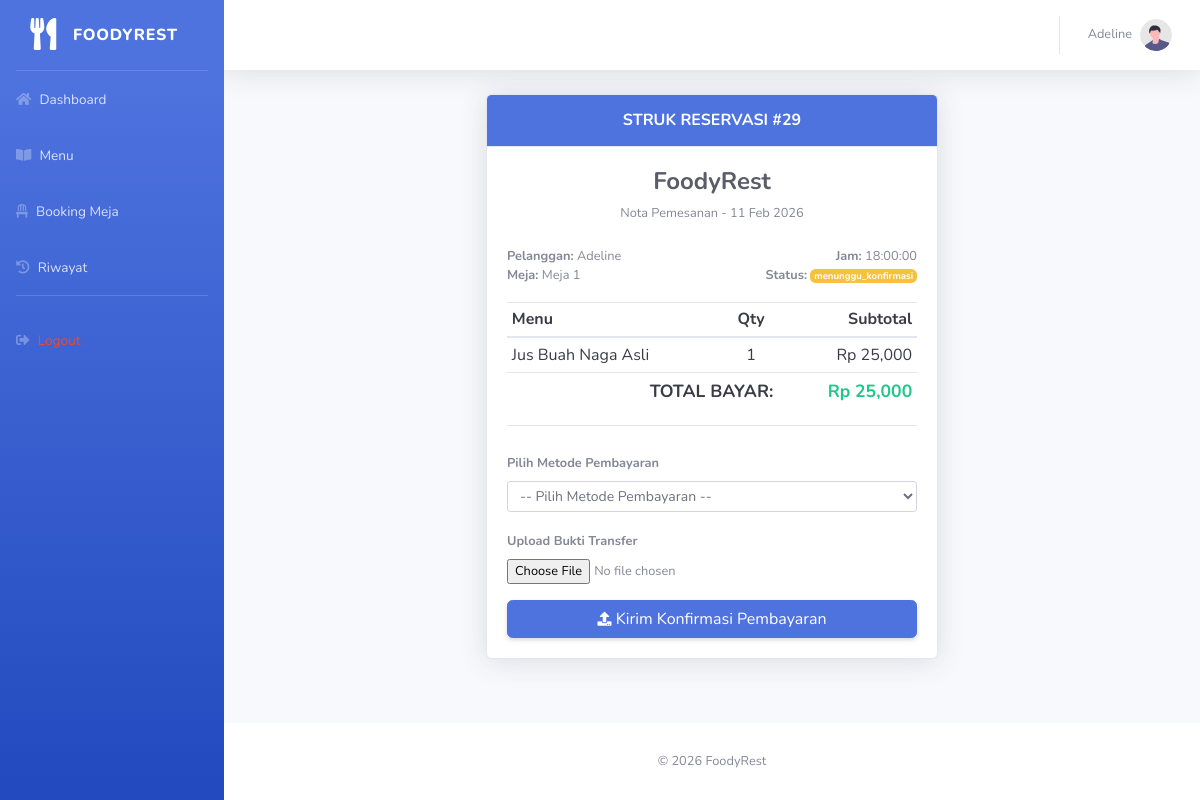
/user/pembayaran.php?id=29 (signed in), run on the app's committed database.
### tables this page shows
CREATE TABLE `transaksi` (
  `id` int NOT NULL,
  `user_id` int DEFAULT NULL,
  `reservasi_id` int DEFAULT NULL,
  `total_harga` decimal(10,2) DEFAULT NULL,
  `status_pembayaran` enum('belum_bayar','menunggu_konfirmasi','lunas') DEFAULT 'belum_bayar',
  `created_at` timestamp NULL DEFAULT CURRENT_TIMESTAMP
);

CREATE TABLE `reservasi` (
  `id` int NOT NULL,
  `user_id` int NOT NULL,
  `meja_id` int DEFAULT NULL,
  `tanggal` date NOT NULL,
  `jam` time NOT NULL,
  `jumlah_orang` int NOT NULL,
  `catatan` text,
  `status` enum('pending','dikonfirmasi','dibatalkan','selesai') DEFAULT 'pending',
  `created_at` timestamp NULL DEFAULT CURRENT_TIMESTAMP
);

CREATE TABLE `users` (
  `id` int NOT NULL,
  `nama` varchar(100) NOT NULL,
  `email` varchar(100) NOT NULL,
  `password` varchar(255) NOT NULL,
  `role` enum('admin','user') DEFAULT 'user',
  `created_at` timestamp NULL DEFAULT CURRENT_TIMESTAMP
);

CREATE TABLE `meja` (
  `id` int NOT NULL,
  `nama_meja` varchar(50) DEFAULT NULL,
  `kapasitas` int DEFAULT NULL,
  `status` enum('aktif','nonaktif') DEFAULT 'aktif'
);

CREATE TABLE `transaksi_detail` (
  `id` int NOT NULL,
  `transaksi_id` int DEFAULT NULL,
  `menu_id` int DEFAULT NULL,
  `qty` int DEFAULT NULL,
  `harga` decimal(10,2) DEFAULT NULL
);

CREATE TABLE `menu` (
  `id` int NOT NULL,
  `nama_menu` varchar(100) NOT NULL,
  `deskripsi` text,
  `harga` int NOT NULL,
  `gambar` varchar(100) DEFAULT NULL,
  `status` enum('tersedia','habis') DEFAULT 'tersedia',
  `created_at` timestamp NULL DEFAULT CURRENT_TIMESTAMP
);

### inc/functions/functions_user.php (called while the page is built, shortened)
<?php
function getTransactionDetail($db, $transaksi_id) {
    $sql = "SELECT t.*, r.tanggal, r.jam, m.nama_meja, u.nama as nama_user
            FROM transaksi t
            JOIN reservasi r ON t.reservasi_id = r.id
            JOIN meja m ON r.meja_id = m.id
            JOIN users u ON t.user_id = u.id
            WHERE t.id = ?";
    $stmt = $db->prepare($sql);
    $stmt->execute([$transaksi_id]);
    $data = $stmt->fetch(PDO::FETCH_ASSOC);
    if($data) {
        $stmtItems = $db->prepare("SELECT td.*, mn.nama_menu FROM transaksi_detail td
                                   JOIN menu mn ON td.menu_id = mn.id
                                   WHERE td.transaksi_id = ?");
        $stmtItems->execute([$transaksi_id]);
        $data['items'] = $stmtItems->fetchAll(PDO::FETCH_ASSOC);
    }
    return $data;
}

### user/pembayaran.php (the view, shortened to what this page needs)
<?php
require_once '../inc/functions/config.php';
require_once '../inc/functions/functions_user.php';
$transaksi_id = $_GET['id'] ?? null;
$data = getTransactionDetail($db, $transaksi_id);
include '../inc/header_user.php';
?>
<div class="container-fluid">
    <div class="row justify-content-center">
        <div class="col-lg-6">
            <div class="card shadow mb-4">
                <div class="card-header py-3 bg-primary">
                    <h6 class="m-0 font-weight-bold text-white text-center">STRUK RESERVASI #<?php echo $data['id'] ?></h6>
                </div>
                <div class="card-body">
                    <div class="text-center mb-4">
                        <h4 class="font-weight-bold text-gray-800">FoodyRest</h4>
                        <p class="small">Nota Pemesanan - <?php echo date('d M Y', strtotime($data['tanggal'])) ?></p>
                    </div>
                    <div class="row small mb-3">
                        <div class="col-6">
                            <strong>Pelanggan:</strong> <?php echo $data['nama_user'] ?><br>
                            <strong>Meja:</strong> <?php echo $data['nama_meja'] ?>
                        </div>
                        <div class="col-6 text-right">
                            <strong>Jam:</strong> <?php echo $data['jam'] ?><br>
                            <strong>Status:</strong> <span class="badge badge-warning"><?php echo $data['status_pembayaran'] ?></span>
                        </div>
                    </div>
                    <table class="table table-sm text-gray-900">
                        <thead>
                            <tr>
                                <th>Menu</th>
                                <th class="text-center">Qty</th>
                                <th class="text-right">Subtotal</th>
                            </tr>
                        </thead>
                        <tbody>
                            <?php foreach ($data['items'] as $item): ?>
                            <tr>
                                <td><?php echo $item['nama_menu'] ?></td>
                                <td class="text-center"><?php echo $item['qty'] ?></td>
                                <td class="text-right">Rp <?php echo number_format($item['harga'] * $item['qty']) ?></td>
                            </tr>
                            <?php endforeach; ?>
                        </tbody>
                        <tfoot>
                            <tr class="font-weight-bold" style="font-size: 1.1rem;">
                                <td colspan="2" class="text-right">TOTAL BAYAR:</td>
                                <td class="text-right text-success">Rp <?php echo number_format($data['total_harga']) ?></td>
                            </tr>
                        </tfoot>
                    </table>
                    <hr>
                    <form method="POST" enctype="multipart/form-data" class="mt-4">
                        <div class="form-group">
                            <label class="font-weight-bold small">Pilih Metode Pembayaran</label>
                                <select name="metode_id" class="form-control form-control-sm" required>
                                    <option value="">-- Pilih Metode Pembayaran --</option>
                                </select>
                        </div>
                        <div class="form-group">
                            <label class="font-weight-bold small">Upload Bukti Transfer</label>
                            <input type="file" name="bukti" class="form-control-file small" required>
                        </div>
                        <button name="bayar" class="btn btn-primary btn-block shadow-sm">
                            <i class="fas fa-upload fa-sm"></i> Kirim Konfirmasi Pembayaran
                        </button>
                    </form>
                </div>
            </div>
        </div>
    </div>
</div>
<?php include '../inc/footer_user.php'; ?>

### data on the page
transaksi: id "29", reservasi.tanggal "11 Feb 2026", user.nama "Adeline", meja.nama_meja "Meja 1", reservasi.jam "18:00:00", status_pembayaran "menunggu_konfirmasi", total_harga "25,000"
transaksi_detail: menu.nama_menu "Jus Buah Naga Asli", qty "1", $item['harga'] * $item['qty'] "25,000"

### other printed values
$_SESSION['nama'] "Adeline"
